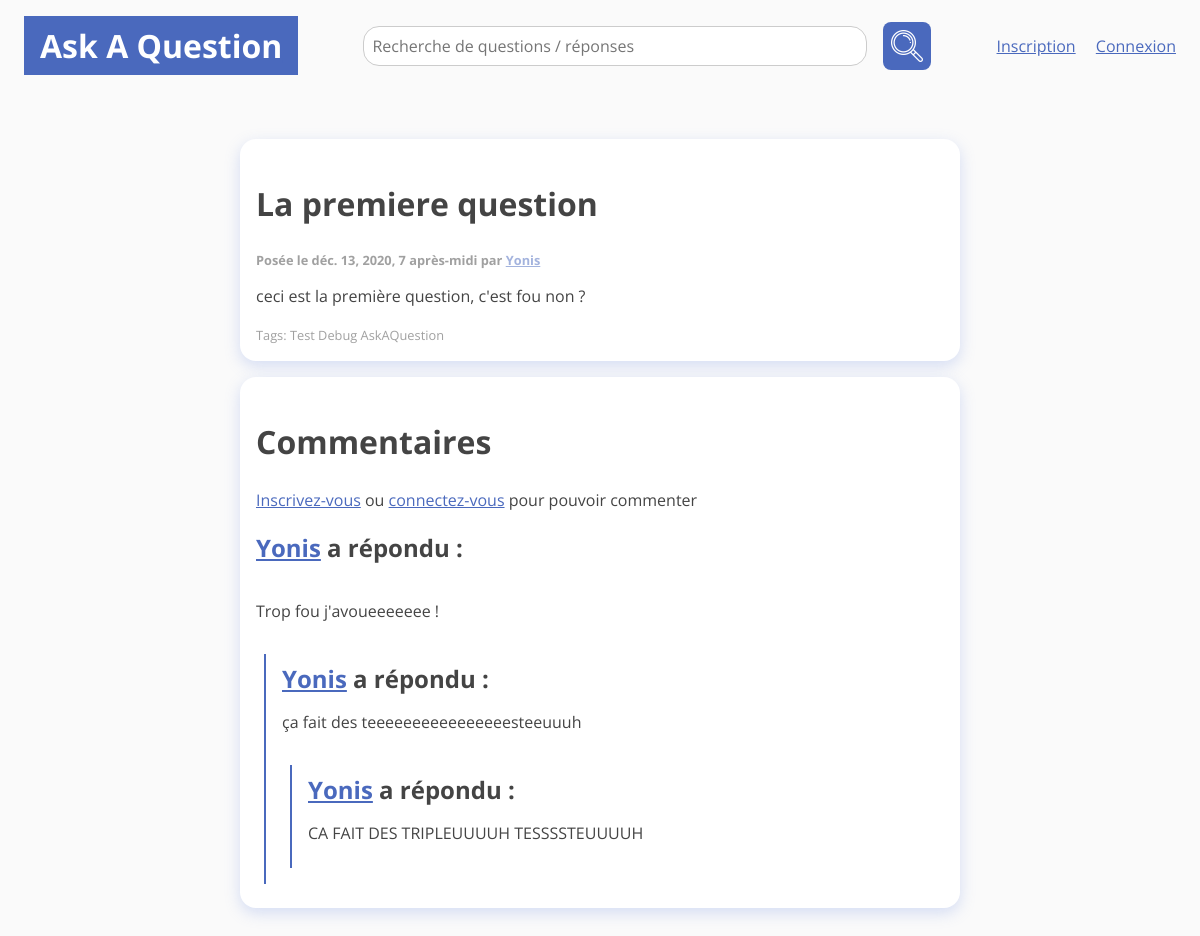
/question/4, run on the app's committed database.
### aaq/models.py (models this page shows, shortened)
class Question(models.Model):
    user = models.ForeignKey(User, on_delete=models.CASCADE)
    title = models.CharField(max_length=100, null=False, blank=False)
    content = models.TextField(null=False, blank=False)
    tags = models.CharField(max_length=100, null=True)
    created_at = models.DateTimeField(default=timezone.now)

class Answer(models.Model):
    question = models.ForeignKey(Question, null=False, on_delete=models.CASCADE)
    user = models.ForeignKey(User, on_delete=models.CASCADE)
    content = models.TextField(null=False, blank=False)
    answered_at = models.DateTimeField(default=timezone.now)
    parent = models.ForeignKey('self', null=True, on_delete=models.CASCADE)

### aaq/views.py (the view, shortened to what this page needs)
# urls.py: path('question/<int:pk>', QuestionView.as_view()),
class QuestionView(TemplateView, FormView):
    form_class = AnswerForm
    template_name = 'aaq/question.html'
    def get_context_data(self, *, object_list=None, **kwargs):
        result = super().get_context_data(object_list=object_list, **kwargs)
        result["question"] = Question.objects.get(pk=self.kwargs["pk"])
        result["answers"] = Answer.objects.filter(question=self.kwargs["pk"])
        return result

### aaq/forms.py (shortened to what this page needs)
class AnswerForm(forms.ModelForm):
    class Meta:
        model = Answer
        fields = ('content', 'parent')
    content = forms.CharField(required=False, widget=widgets.Textarea({
        'class': 'form-control',
        'placeholder': 'Votre Réponse !'
    }))
    parent = forms.ModelChoiceField(queryset=Answer.objects.all(), required=False, widget=widgets.HiddenInput({
        'value':''
    }))

### templates/aaq/question.html (shortened to what this page needs)
{% extends 'base.html' %}
{% load static %}
{% block content %}
    <section class="card">
        <h1>{{ question.title }}</h1>
        <h2 class="small">Posée le {{ question.created_at }} par
            <a href="/profile/{{ question.user.id }}">{{ question.user.username }}</a></h2>
        <p>{{ question.content }}</p>
        {% if question.tags %}
            <span class="small">Tags: {{ question.tags }}</span>
        {% endif %}
    </section>
    <section class="card">
        {% if answers %}
            <h1>Commentaires</h1>
        {% else %}
            <h1>Aucun Commentaire pour l'instant</h1>
        {% endif %}
        {% if user.is_authenticated %}
            <section id="comment_form_section">
                <section class="flex-row space-between align-center">
                    <h2 id="form_title">Poster un commentaire</h2>
                    <span id="to_origin_button" class="button">Répondre au post</span>
                </section>
                <p id="form_sample"></p>
                <form method="POST" class="flex-column">
                    {% csrf_token %}
                    {{ form }}
                    <input type="submit" class="button" value="Commenter"/>
                </form>
            </section>
        {% else %}
            <p>
                <a href="/register">Inscrivez-vous</a> ou <a href="/login">connectez-vous</a>
                pour pouvoir commenter </p>
        {% endif %}
        {% for answer in answers %}
            <section class="comment_section"
             {% if answer.parent %}target="#comment_no_{{ answer.parent.id }}" {% endif %}>
                <h2 id="comment_name_{{ answer.id }}">
                    <a href="/profile/{{ answer.user.id }}">{{ answer.user.username }}</a>
                    a répondu :
                </h2>
                <section class="flex-column">
                    <p id="comment_content_{{ answer.id }}">{{ answer.content }}</p>
                </section>
                <section id="comment_no_{{ answer.id }}"></section>
            </section>
        {% endfor %}
    </section>
{% endblock %}

### templates/base.html (shortened to what this page needs)
{% load static %}
<!DOCTYPE html>
<html lang="fr">
    <head>
        <link rel="stylesheet" href="{% static '/css/style.css' %}"/>
    </head>
    <body>
        {% include 'topbar.html' %}
        <main>
            {% block content %}{% endblock %}
        </main>
    </body>
</html>

### templates/topbar.html
{% load static %}
<section class="topbar">
    <a href="/">
        <h1 class="topbar-title">Ask A Question</h1>
    </a>
    <section class="topbar-searchbar">
        <input placeholder="Recherche de questions / réponses" class="topbar-input" type="text"/>
        <a type="button" class="icon-container">
            <img class="icon" src="{% static '/img/loupe.png' %}"/>
        </a>
    </section>
    <section>
        {% if user.is_authenticated %}
            <a href="/profile/{{ user.id }}">Mon Compte</a>
            <a href="/logout">Déconnexion</a>
        {% else %}
            <a href="/register">Inscription</a>
            <a href="/login">Connexion</a>
        {% endif %}
    </section>
</section>

### aaq/static/css/style.css (style rules this page uses)
:root { font-size: 16px; }
html, body { scroll-behavior: smooth; width: 100%; min-height: 100vh; background-color: #FAFAFA; color: #444; margin: 0; padding: 0; font-family: "Open Sans", sans-serif; }
main { margin: 0 auto; width: 60%; padding: 2rem; max-width: 1000px; }
h1 { font-size: 2rem; }
h2 { font-size: 1.5rem; }
.small { font-size: 0.8rem; opacity: 0.5; }
.flex-row, .question-resume, .topbar-searchbar, .topbar { display: flex; flex-direction: row; }
.flex-column, body, .fullscreen { display: flex; flex-direction: column; }
.flex-column .flex-filler, body .flex-filler, .fullscreen .flex-filler, .flex-column main, body main, .fullscreen main { flex: 0 1 0; }
.align-center, .question-resume, .topbar, .fullscreen { align-items: center; }
.space-between, .question-resume, .topbar { justify-content: space-between; }
.card, .fullscreen main { background-color: white; border-radius: 1rem; box-shadow: 0px 5px 15px rgba(125, 153, 227, 0.3); padding: 1rem; margin: 1rem 0; }
.topbar { padding: 1rem; }
.topbar * { margin: 0; }
.topbar-title { background-color: #4A69BD; color: white; padding: 0.5rem 1rem; text-decoration: none; }
.topbar-searchbar { width: 50%; }
.topbar-input { width: 100%; margin: auto 0.5rem; height: max-content; }
.topbar a { margin: 0 0.5rem; }
input, textarea { font-size: 1rem; font-family: "Open Sans", sans-serif; box-shadow: none; transition: box-shadow 200ms ease; padding: 0.5rem; border: #CCC solid 1px; border-radius: 1rem; margin-bottom: 1rem; }
.icon { width: 32px; vertical-align: middle; filter: invert(100%); }
.icon-container { padding: 0.5rem; margin: 0.5rem; border-radius: 0.5rem; background-color: #4A69BD; box-shadow: none; transition: box-shadow 200ms ease; cursor: pointer; }
a, a:visited, .primary { color: #4A69BD; }
.comment-response { border-left: 2px #4A69BD solid; padding: 0.5rem 1rem; margin: 0.5rem; margin-top: 1rem; }
.comment-response h2 { margin: 0; }

### data on the page
Question: title "La premiere question", created_at "déc. 13, 2020, 7 après-midi", user.username "Yonis", content "ceci est la première question, c'est fou non ?", tags "Test Debug AskAQuestion"
Answer: user.username "Yonis", content "Trop fou j'avoueeeeeee !"
Answer: user.username "Yonis", content "ça fait des teeeeeeeeeeeeeeeesteeuuuh"
Answer: user.username "Yonis", content "CA FAIT DES TRIPLEUUUUH TESSSSTEUUUUH"
